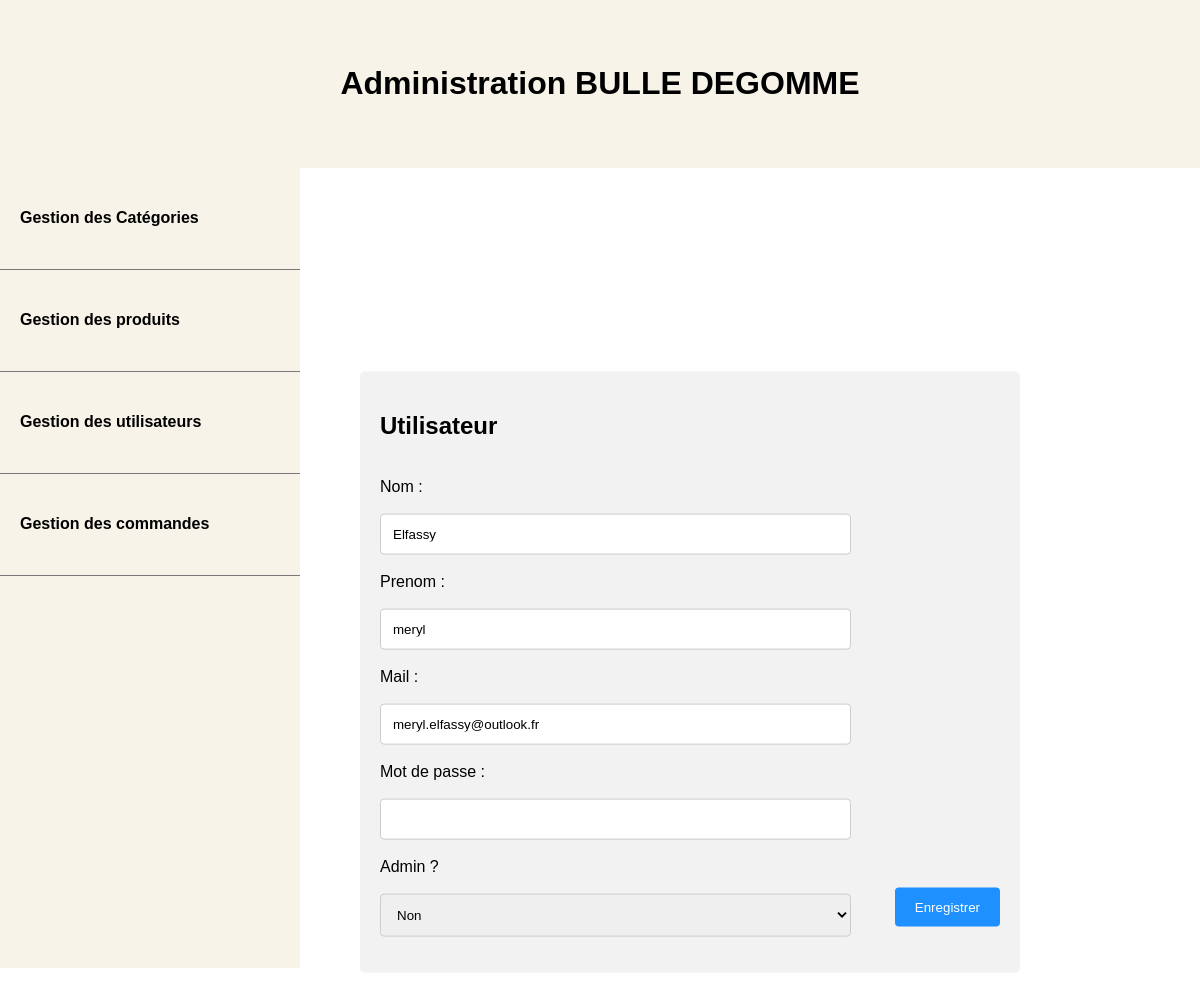
/admin/index.php?controller=users&action=edit&id=21, run on an earlier commit of the app's database.
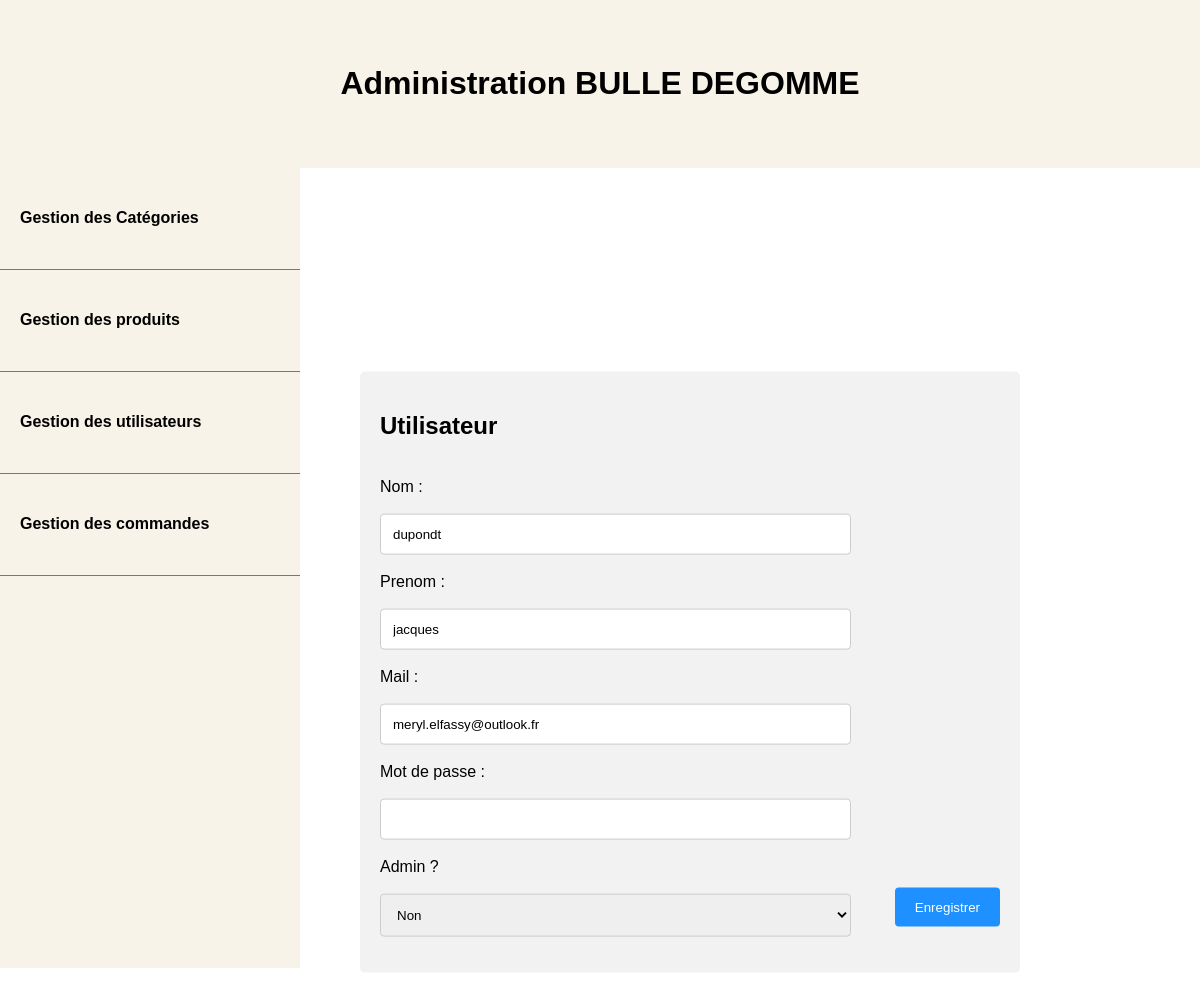
And on a later commit of the database.
### tables this page shows
CREATE TABLE IF NOT EXISTS `users` (
  `id` int(11) NOT NULL AUTO_INCREMENT,
  `last_name` varchar(255) NOT NULL,
  `first_name` varchar(255) NOT NULL,
  `email` varchar(255) NOT NULL,
  `password` varchar(255) NOT NULL,
  `is_admin` tinyint(1) DEFAULT '0',
  PRIMARY KEY (`id`)
);

### admin/models/User.php (called while the page is built, shortened)
<?php
function getAllUsers()
{
    $db = dbConnect();
    $query = $db->prepare('SELECT * FROM users');
    $query->execute();
    $users =  $query->fetchAll();
    return $users;
}
function getUser($id){
        $db = dbConnect();
        $query = $db->prepare('SELECT * FROM users WHERE id = ?');
        $query->execute([$id]);
        $result = $query->fetch();
        return $result;
}

### admin/views/userForm.php (the view, shortened to what this page needs)
<?php require ('partials/header.php'); ?>
<?php require 'partials/head_assets.php'; ?>
<?php require ('partials/menu.php'); ?>
<div class="container">
    <h2>Utilisateur </h2>
    <form action="index.php?controller=users&action=<?= isset($user) || (isset($_SESSION['old_inputs']) && $_GET['action'] == 'edit') ? 'edit&id='. $_GET['id'] : 'add' ?>" method="post" enctype="multipart/form-data">
        <div class="row">
            <div class="col-25">
                <label for="last_name">Nom :</label>
            </div>
            <div class="col-75">
                <input  type="text" name="last_name" id="last_name" value="<?= isset($_SESSION[
                    'old_inputs']) ? $_SESSION['old_inputs']['last_name'] : '' ?><?= isset($user) ? htmlspecialchars($user['last_name']):''?>"
            </div>
        </div>
        <div class="row">
            <div class="col-25">
                <label for="first_name">Prenom :</label>
            </div>
            <div class="col-75">
                <input  type="text" name="first_name" id="first_name" value="<?= isset($_SESSION[
                    'old_inputs']) ? $_SESSION['old_inputs']['first_name'] : '' ?><?= isset($user) ? htmlspecialchars($user['first_name']):''?>"
            </div>
        </div>
        <div class="row">
            <div class="col-25">
                <label for="email">Mail :</label>
            </div>
            <div class="col-75">
                <input  type="text" name="email" id="first_name" value="<?= isset($_SESSION[
                    'old_inputs']) ? $_SESSION['old_inputs']['email'] : '' ?><?= isset($user) ? htmlspecialchars($user['email']):''?>">
            </div>
        </div>
        <div class="row">
            <div class="col-25">
                <label for="password">Mot de passe :</label>
            </div>
            <div class="col-75">
                <input  type="password" name="password" id="password" autocomplete="off" value=""<?= isset($_SESSION[
                    'old_inputs']) ? $_SESSION['old_inputs']['password'] : '' ?><?= isset($user) ? htmlspecialchars($user['password']):''?>>
            </div>
        </div>
        <div class="row">
            <div class="col-25">
                <label for="is_admin">Admin ? </label>
            </div>
        <div class="col-75">
            <select name="is_admin" id ="is_admin">
                   <option value="0"<?php if(isset($_SESSION['old_inputs']) && $_SESSION['old_inputs']['is_admin'] == 0): ?>selected="selected"<?php endif;?>>Non</option>
            </select>
        </div>
        <div class="row">
            <input type="submit" value="Enregistrer">
        </div>
    </form>
</div>
</body>
</html>

What changed in the data, as far as the page shows it:
changed users "meryl.elfassy@outlook.fr": last_name "Elfassy" → "dupondt"; first_name "meryl" → "jacques"
